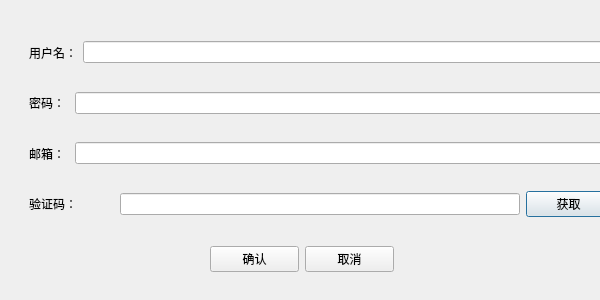
<?xml version="1.0" encoding="UTF-8"?>
<ui version="4.0">
 <class>RegisterDlg</class>
 <widget class="QDialog" name="RegisterDlg">
  <property name="geometry">
   <rect>
    <x>0</x>
    <y>0</y>
    <width>600</width>
    <height>300</height>
   </rect>
  </property>
  <property name="minimumSize">
   <size>
    <width>600</width>
    <height>300</height>
   </size>
  </property>
  <property name="maximumSize">
   <size>
    <width>600</width>
    <height>300</height>
   </size>
  </property>
  <property name="windowTitle">
   <string>Dialog</string>
  </property>
  <widget class="QWidget" name="widget" native="true">
   <property name="geometry">
    <rect>
     <x>20</x>
     <y>30</y>
     <width>600</width>
     <height>196</height>
    </rect>
   </property>
   <property name="minimumSize">
    <size>
     <width>600</width>
     <height>0</height>
    </size>
   </property>
   <property name="maximumSize">
    <size>
     <width>600</width>
     <height>16777215</height>
    </size>
   </property>
   <layout class="QVBoxLayout" name="verticalLayout">
    <item>
     <widget class="QWidget" name="widget_5" native="true">
      <property name="minimumSize">
       <size>
        <width>600</width>
        <height>0</height>
       </size>
      </property>
      <property name="maximumSize">
       <size>
        <width>600</width>
        <height>16777215</height>
       </size>
      </property>
      <layout class="QHBoxLayout" name="horizontalLayout">
       <item>
        <widget class="QLabel" name="username_lb">
         <property name="minimumSize">
          <size>
           <width>40</width>
           <height>0</height>
          </size>
         </property>
         <property name="text">
          <string>用户名：</string>
         </property>
        </widget>
       </item>
       <item>
        <widget class="QLineEdit" name="username_ed">
         <property name="minimumSize">
          <size>
           <width>500</width>
           <height>0</height>
          </size>
         </property>
        </widget>
       </item>
      </layout>
     </widget>
    </item>
    <item>
     <widget class="QWidget" name="widget_4" native="true">
      <property name="minimumSize">
       <size>
        <width>600</width>
        <height>0</height>
       </size>
      </property>
      <property name="maximumSize">
       <size>
        <width>600</width>
        <height>16777215</height>
       </size>
      </property>
      <layout class="QHBoxLayout" name="horizontalLayout_2">
       <item>
        <widget class="QLabel" name="passwd_lb">
         <property name="minimumSize">
          <size>
           <width>40</width>
           <height>0</height>
          </size>
         </property>
         <property name="text">
          <string>密码：</string>
         </property>
        </widget>
       </item>
       <item>
        <widget class="QLineEdit" name="passwd_ed">
         <property name="minimumSize">
          <size>
           <width>500</width>
           <height>0</height>
          </size>
         </property>
        </widget>
       </item>
      </layout>
     </widget>
    </item>
    <item>
     <widget class="QWidget" name="widget_2" native="true">
      <property name="minimumSize">
       <size>
        <width>600</width>
        <height>0</height>
       </size>
      </property>
      <property name="maximumSize">
       <size>
        <width>600</width>
        <height>16777215</height>
       </size>
      </property>
      <layout class="QHBoxLayout" name="horizontalLayout_3">
       <item>
        <widget class="QLabel" name="email_lb">
         <property name="minimumSize">
          <size>
           <width>40</width>
           <height>0</height>
          </size>
         </property>
         <property name="text">
          <string>邮箱：</string>
         </property>
        </widget>
       </item>
       <item>
        <widget class="QLineEdit" name="email_ed">
         <property name="minimumSize">
          <size>
           <width>500</width>
           <height>0</height>
          </size>
         </property>
        </widget>
       </item>
      </layout>
     </widget>
    </item>
    <item>
     <widget class="QWidget" name="widget_6" native="true">
      <property name="maximumSize">
       <size>
        <width>600</width>
        <height>16777215</height>
       </size>
      </property>
      <layout class="QHBoxLayout" name="horizontalLayout_4">
       <item>
        <widget class="QLabel" name="code_lb">
         <property name="minimumSize">
          <size>
           <width>40</width>
           <height>0</height>
          </size>
         </property>
         <property name="text">
          <string>验证码：</string>
         </property>
        </widget>
       </item>
       <item>
        <widget class="QLineEdit" name="code_ed">
         <property name="minimumSize">
          <size>
           <width>200</width>
           <height>0</height>
          </size>
         </property>
         <property name="maximumSize">
          <size>
           <width>400</width>
           <height>16777215</height>
          </size>
         </property>
        </widget>
       </item>
       <item>
        <widget class="QPushButton" name="acq_btn">
         <property name="text">
          <string>获取</string>
         </property>
        </widget>
       </item>
      </layout>
     </widget>
    </item>
   </layout>
  </widget>
  <widget class="QWidget" name="widget_3" native="true">
   <property name="geometry">
    <rect>
     <x>210</x>
     <y>240</y>
     <width>184</width>
     <height>38</height>
    </rect>
   </property>
   <layout class="QHBoxLayout" name="horizontalLayout_5">
    <item>
     <widget class="QPushButton" name="sure_btn">
      <property name="text">
       <string>确认</string>
      </property>
     </widget>
    </item>
    <item>
     <widget class="QPushButton" name="cancel_btn">
      <property name="text">
       <string>取消</string>
      </property>
     </widget>
    </item>
   </layout>
  </widget>
 </widget>
 <resources/>
 <connections/>
</ui>
